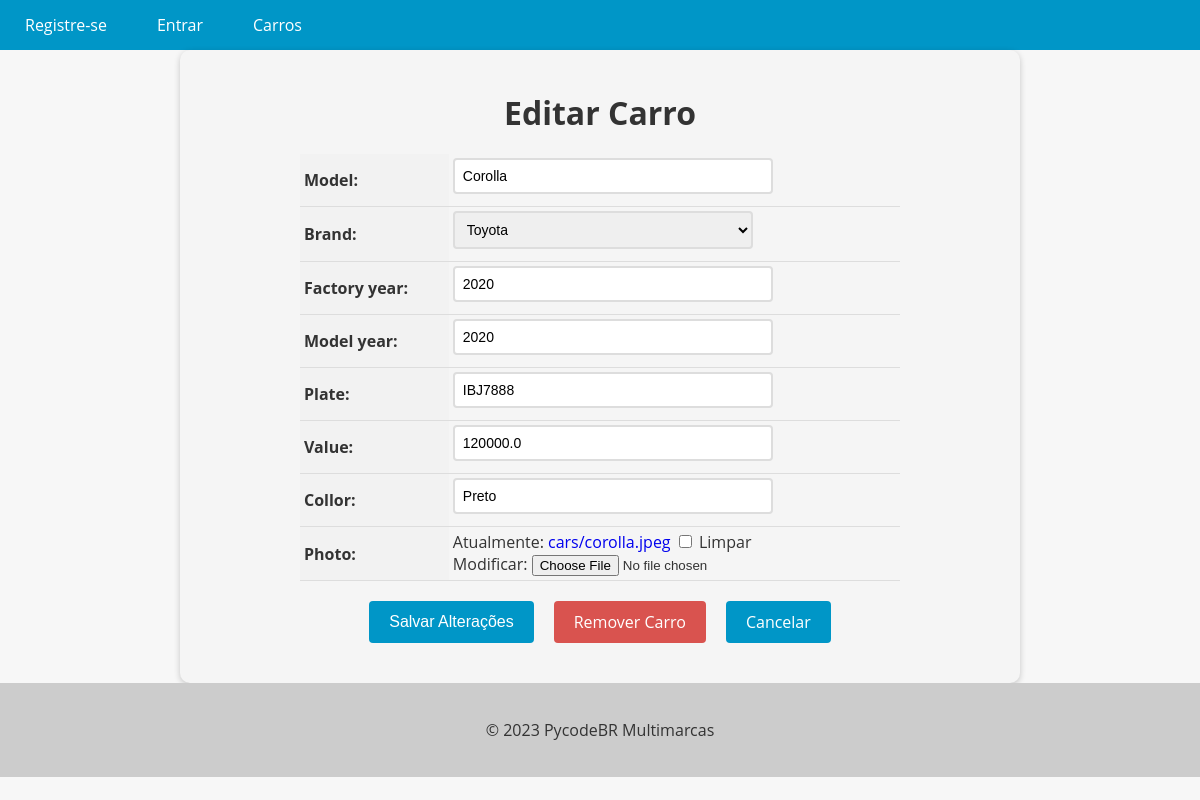
Page /car/13/update/ on the committed database.
### cars/models.py (models this page shows, shortened)
class Car(models.Model):
    id = models.AutoField(primary_key=True)
    model = models.CharField(max_length=200)
    brand = models.ForeignKey(Brand, on_delete=models.PROTECT, related_name='car_brand')
    factory_year = models.IntegerField(blank=True, null=True)
    model_year = models.IntegerField(blank=True, null=True)
    plate = models.CharField(max_length=10, blank=True, null = True)
    value = models.FloatField(blank=True, null=True)
    collor = models.CharField(max_length=30, blank=True, null=True)
    photo = models.ImageField(upload_to='cars/', blank=True, null=True)

### cars/views.py (the view, shortened to what this page needs)
# urls.py: path('car/<int:pk>/update/', CarUpdateView.as_view(), name='car_update'),
class CarUpdateView(UpdateView):
    model = Car
    form_class = CarModelForm
    template_name = 'car_update.html'

### cars/forms.py (shortened to what this page needs)
class CarModelForm(forms.ModelForm):
    class Meta:
        model = Car
        fields = '__all__'

### cars/models.py (called while the page is built)
    def __str__(self):
        return self.name

### cars/templates/car_update.html (shortened to what this page needs)
{% extends "base.html" %}
{% block content %}
  <form method="post" enctype="multipart/form-data">
    <h1>Editar Carro</h1>
    <table>
      {{ form.as_table }}
    </table>
    <div>
      <div class="buttons-container">
        <input type="submit" value="Salvar Alterações" class="btn btn-primary">
        <a href="{% url 'car_delete' pk=object.pk %}" class="btn btn-danger">Remover Carro</a>
        <a href="{% url 'cars_list' %}" class="btn btn-secondary">Cancelar</a>
      </div>
    </div>
  </form>
{% endblock %}

### app/templates/base.html (style rules this page uses)
body { font-family: 'Open Sans', sans-serif; background-color: #f7f7f7; color: #333; margin: 0; padding: 0; }

### cars/templates/car_update.html (style rules this page uses)
form { max-width: 800px; margin: 0 auto; padding: 20px; background-color: #f5f5f5; border-radius: 10px; box-shadow: 0 2px 6px rgba(0, 0, 0, 0.2); }
form h1 { font-size: 2rem; margin-bottom: 20px; text-align: center; }
table { margin: 0 auto; border-collapse: collapse; width: 100%; max-width: 600px; }
th, td { padding: 4px; text-align: left; border-bottom: 1px solid #ddd; }
th { background-color: #f2f2f2; }
input[type="text"], input[type="number"], select, textarea { padding: 8px; font-size: 14px; border: 2px solid #ddd; border-radius: 4px; width: 100%; max-width: 300px; margin-bottom: 8px; transition: border-bottom-color 0.3s ease-in-out; }
.btn { background-color: #0096c7; color: #fff; border: none; padding: 10px 20px; font-size: 16px; border-radius: 4px; cursor: pointer; transition: background-color 0.3s ease-in-out; }
.buttons-container { display: flex; justify-content: center; margin-top: 20px; margin-bottom: 20px; }
.btn { display: inline-block; background-color: #0096c7; color: #fff; border: none; padding: 10px 20px; font-size: 16px; border-radius: 4px; cursor: pointer; transition: background-color 0.3s ease-in-out; margin: 0 10px; }
.btn-danger { background-color: #d9534f; text-decoration: none !important; }
a { text-decoration: none !important; }

### rows in the picture
Car: model "Corolla", brand "Toyota", factory_year "2020", model_year "2020", plate "IBJ7888", value "120000.0", collor "Preto"
